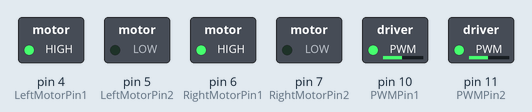
Bench run of a sketch on a simulated Arduino Uno, built with avr-gcc and run on an emulated ATmega328P. Parts: switched loads named in the sketch (green lamp = pin HIGH). What the sketch prints to the serial monitor is not drawn.

Above: at 0.1 s.
Timing chart, 0 to 1.6 s (numbered marks = the images above):
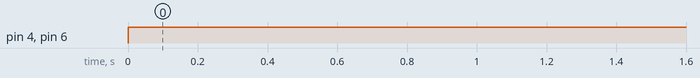

The sketch:

robo01.ino
```cpp
//PINS
#define PWMPin1        10
#define PWMPin2        11
#define SPEED 120

#define LeftMotorPin1  4
#define LeftMotorPin2  5
#define RightMotorPin1 6
#define RightMotorPin2 7


#define IN1  4
#define IN2  5
#define IN3  6
#define IN4  7

#define THRESHOLD 150 //IR Reflection

bool centralizing = false;

void setup()
{
    pinMode(PWMPin1,OUTPUT); //PWM Pin 1
    pinMode(PWMPin2,OUTPUT); //PWM Pin 2

    analogWrite(PWMPin1,SPEED);
    analogWrite(PWMPin2,SPEED);

    pinMode(LeftMotorPin1,OUTPUT); //Left Motor Pin 1
    pinMode(LeftMotorPin2,OUTPUT); //Left Motor Pin 2

    pinMode(RightMotorPin1,OUTPUT); //Right Motor Pin 1
    pinMode(RightMotorPin2,OUTPUT);  //Right Motor Pin 2

    Serial.begin(9600);
    while (!Serial);

    Serial.println("START!");
}


void forward() {
    digitalWrite(LeftMotorPin1,HIGH);
    digitalWrite(LeftMotorPin2,LOW);
    digitalWrite(RightMotorPin1,LOW);
    digitalWrite(RightMotorPin2,HIGH);
}

void right() {
    digitalWrite(LeftMotorPin1,LOW);
    digitalWrite(LeftMotorPin2,HIGH);

    digitalWrite(RightMotorPin1,LOW);
    digitalWrite(RightMotorPin2,HIGH);

    centralizing = true;
}


void left() {
    digitalWrite(LeftMotorPin1,HIGH);
    digitalWrite(LeftMotorPin2,LOW);

    digitalWrite(RightMotorPin1,HIGH);
    digitalWrite(RightMotorPin2,LOW);

    centralizing = true;
}

void loop()
{
    short IR1, IR2, IR3, IR4; // sensor values

    IR1 = digitalRead(IN1);
    IR2 = digitalRead(IN2); //center
    IR3 = digitalRead(IN3); //center
    IR4 = digitalRead(IN4);

    if (centralizing) {
      if (IR2 == 1 || IR3 == 1) {
          centralizing = false;
       }
    } else {
        if (IR1 == 1 ) {
           left();
        } else if (IR4 == 1) {
            right();
        } else {
            forward();
        }
    }
}
```

Measured:
- by itself, pin 4 (LeftMotorPin1), pin 6 (RightMotorPin1): LOW → HIGH at 0.00 s
